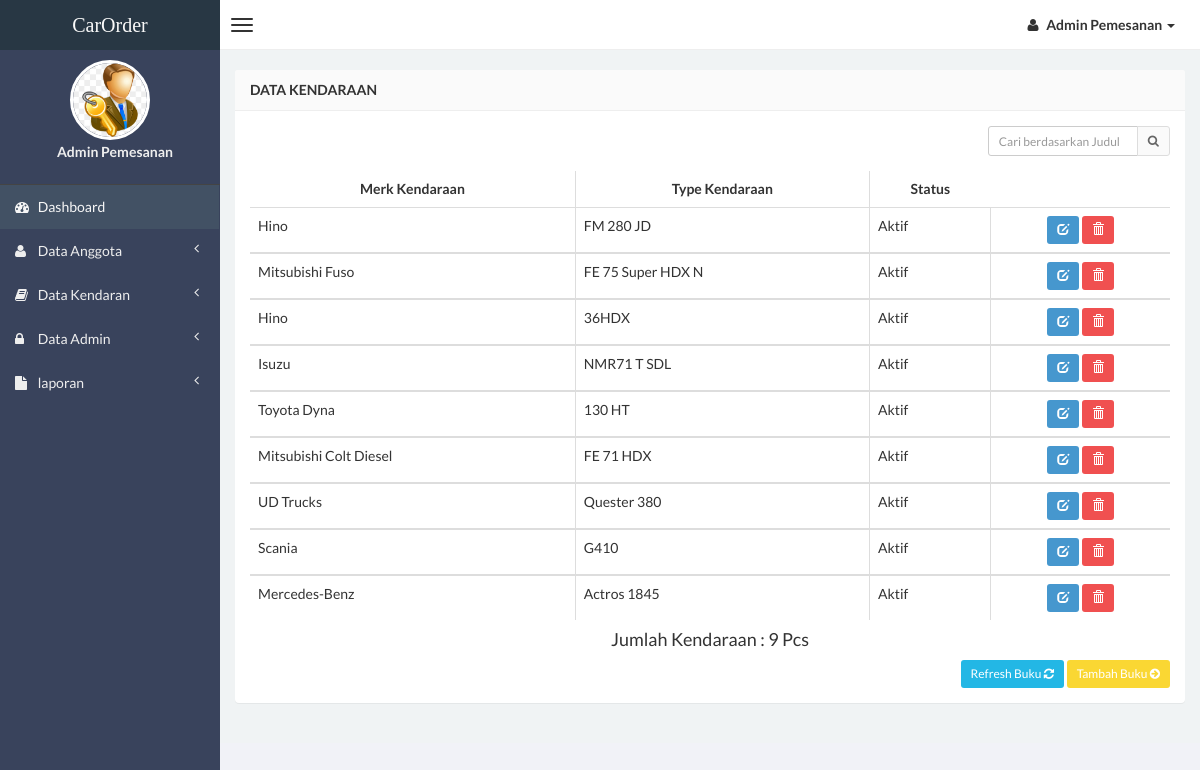
The page /admin/kendaraan.php (signed in) on the database its author committed.
### tables this page shows
CREATE TABLE IF NOT EXISTS `data_kendaraan` (
`id` int(5) NOT NULL ,
  `merk_kendaraan` varchar(250) NOT NULL,
  `type_kendaraan` varchar(250) NOT NULL,
  `status` varchar(250) NOT NULL
);

### admin/kendaraan.php (the view, shortened to what this page needs)
<?php
if (empty($_SESSION['username'])){
	header('location:../index.php');
} else {
?>
<!DOCTYPE html>
<html>
<head>
    <link href="../css/bootstrap.min.css" rel="stylesheet" type="text/css" />
    <link href="../css/font-awesome.min.css" rel="stylesheet" type="text/css" />
    <link href="../css/ionicons.min.css" rel="stylesheet" type="text/css" />
    <link href="../css/morris/morris.css" rel="stylesheet" type="text/css" />
    <link href="../css/jvectormap/jquery-jvectormap-1.2.2.css" rel="stylesheet" type="text/css" />
    <link href="../css/datepicker/datepicker3.css" rel="stylesheet" type="text/css" />
    <link href="../css/daterangepicker/daterangepicker-bs3.css" rel="stylesheet" type="text/css" />
    <link href="../css/iCheck/all.css" rel="stylesheet" type="text/css" />
    <link href="../css/style.css" rel="stylesheet" type="text/css" />
      </head>
      <body class="skin-black">
        <header class="header">
            <a href="index.php" class="logo">
                CarOrder
            </a>
            <nav class="navbar navbar-static-top" role="navigation">
                <a href="#" class="navbar-btn sidebar-toggle" data-toggle="offcanvas" role="button">
                    <span class="icon-bar"></span>
                    <span class="icon-bar"></span>
                    <span class="icon-bar"></span>
                </a>
                <div class="navbar-right">
                    <ul class="nav navbar-nav">
                        <li class="dropdown user user-menu">
                            <a href="#" class="dropdown-toggle" data-toggle="dropdown">
                                <i class="fa fa-user"></i>
                                <span><?php echo $_SESSION['fullname']; ?> <i class="caret"></i></span>
                            </a>
                                </li>
                            </ul>
                        </div>
                    </nav>
                </header>
<?php } ?>
                <div class="wrapper row-offcanvas row-offcanvas-left">
                    <aside class="left-side sidebar-offcanvas">
                        <section class="sidebar">
                            <div class="user-panel">
                                <div>
                                    <center><img src="<?php echo $_SESSION['gambar']; ?>" height="80" width="80" class="img-circle" alt="User Image" style="border: 3px solid white;" /></center>
                                </div>
                                <div class="info">
                                    <center><p><?php echo $_SESSION['fullname']; ?></p></center>
                                </div>
                            </div>
                            <?php include "menu.php"; ?>
                        </section>
                    </aside>
                    <aside class="right-side">
                <section class="content">
                    <div class="row">
                        <div class="col-xs-12">
                            <div class="panel">
                                <header class="panel-heading">
                                    <b>Data Kendaraan</b>
                                </header>
                                <div class="panel-body table-responsive">
                                    <div class="box-tools m-b-15">
                                    <form action="kendaraan.php" method="POST">
                                        <div class="input-group">
                                        <input type='text' class="form-control input-sm pull-right" style="width: 150px;"  name='qcari' placeholder='Cari berdasarkan Judul' required />
                                            <div class="input-group-btn">
                                                <button class="btn btn-sm btn-default" type="submit"><i class="fa fa-search"></i></button>
                                            </div>
                                        </div>
                                    </form>
                                    </div>
                                    <?php
                    $query1="select * from data_kendaraan";
                    $tampil=mysqli_query($conn, $query1) or die(mysqli_error($conn));
                    ?>
                                    <table id="example" class="table table-hover table-bordered">
                  <thead>
                      <tr>
                        <th><center>Merk Kendaraan </center></th>
                        <th><center>Type Kendaraan </center></th>
                        <th><center>Status</center></th>
                      </tr>
                  </thead>
                     <?php while($data=mysqli_fetch_array($tampil))
                    { ?>
                    <tbody>
                    <tr>
                    <td><?php echo $data['merk_kendaraan']; ?></td>
                    <td><?php echo $data['type_kendaraan'];?></td>
                    <td><?php echo $data['status'];?></td>
                    <td><center><div id="thanks"><a class="btn btn-sm btn-primary" data-placement="bottom" data-toggle="tooltip" title="Edit Kendaran" href="edit-kendaraan.php?hal=edit&kd=<?php echo $data['id'];?>"><span class="glyphicon glyphicon-edit"></span></a>
                    <a onclick="return confirm ('Yakin hapus <?php echo $data['merk_kendaraan'];?>.?');" class="btn btn-sm btn-danger tooltips" data-placement="bottom" data-toggle="tooltip" title="Hapus Kendaraan" href="hapus-kendaraan.php?hal=hapus&kd=<?php echo $data['id'];?>"><span class="glyphicon glyphicon-trash"></a></center></td></tr></div>
                    <?php
              }
              ?>
                   </tbody>
                  <?php $tampil=mysqli_query($conn, "select * from data_kendaraan order by id");
                        $kendaraan=mysqli_num_rows($tampil);
                    ?>
                  <center><h4>Jumlah Kendaraan : <?php echo "$kendaraan"; ?> Pcs </h4> </center>
                <div class="text-right" style="margin-top: 10px;">
                 <a href="buku.php" class="btn btn-sm btn-info">Refresh Buku <i class="fa fa-refresh"></i></a> <a href="input-buku.php" class="btn btn-sm btn-warning">Tambah Buku <i class="fa fa-arrow-circle-right"></i></a>
                </div>
</body>
</html>

### rows shown on the page
data_kendaraan: merk_kendaraan "Hino", type_kendaraan "FM 280 JD", status "Aktif"
data_kendaraan: merk_kendaraan "Mitsubishi Fuso", type_kendaraan "FE 75 Super HDX N", status "Aktif"
data_kendaraan: merk_kendaraan "Hino", type_kendaraan "36HDX", status "Aktif"
data_kendaraan: merk_kendaraan "Isuzu", type_kendaraan "NMR71 T SDL", status "Aktif"
data_kendaraan: merk_kendaraan "Toyota Dyna", type_kendaraan "130 HT", status "Aktif"
data_kendaraan: merk_kendaraan "Mitsubishi Colt Diesel", type_kendaraan "FE 71 HDX", status "Aktif"
data_kendaraan: merk_kendaraan "UD Trucks", type_kendaraan "Quester 380", status "Aktif"
data_kendaraan: merk_kendaraan "Scania", type_kendaraan "G410", status "Aktif"
data_kendaraan: merk_kendaraan "Mercedes-Benz", type_kendaraan "Actros 1845", status "Aktif"

### other values the page prints
$_SESSION['fullname'] "Admin Pemesanan"
$kendaraan "9"
